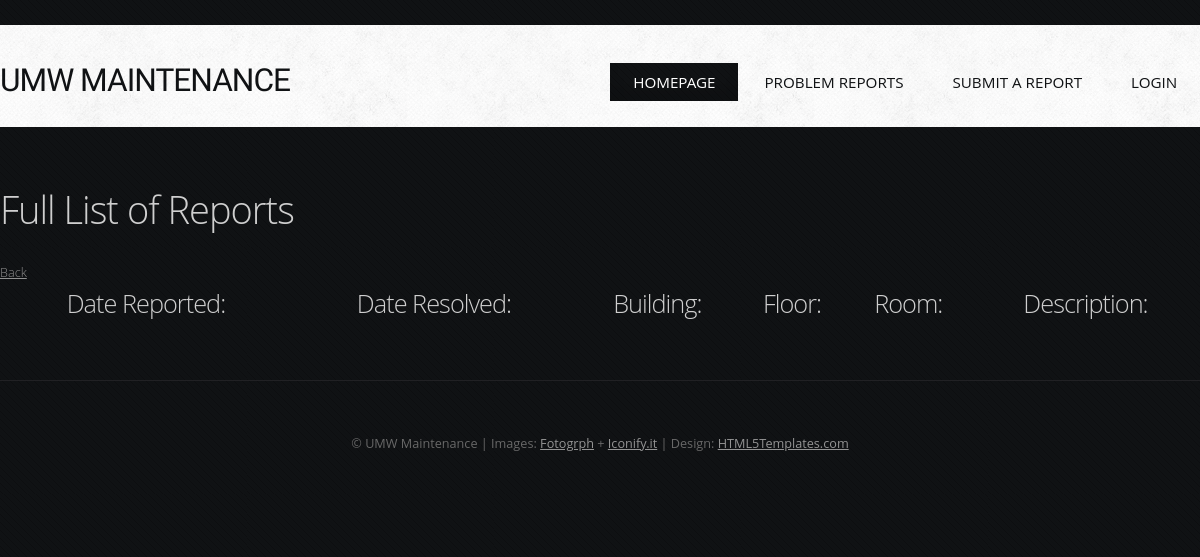
The app's page /FullList.php, older data.
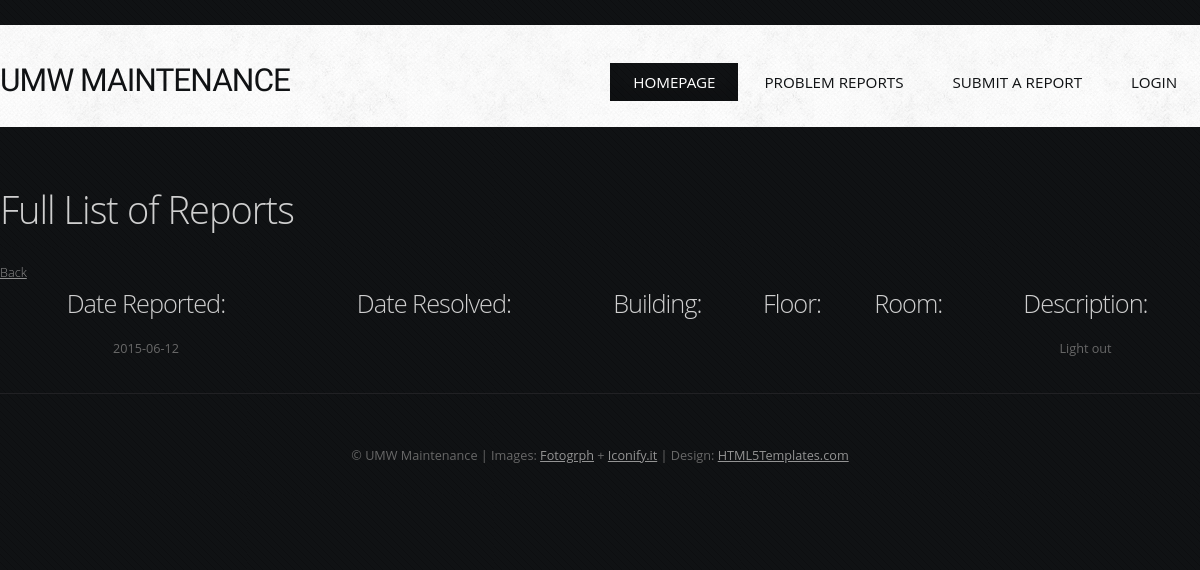
The same page, newer data.
### tables this page shows
CREATE TABLE IF NOT EXISTS `reports` (
  `id` bigint(20) NOT NULL AUTO_INCREMENT,
  `Description` longtext NOT NULL,
  `ReportDate` date NOT NULL,
  `Priority` int(11) DEFAULT '0',
  `BuildingID` int(3) NOT NULL,
  PRIMARY KEY (`id`)
);

### FullList.php (the view, shortened to what this page needs)
<!DOCTYPE HTML>
<html>
	<head>
	</head>
	<body>
		<div id="header-wrapper">
			<header id="header">
				<div class="5grid-layout">
					<div class="row">
						<div class="4u" id="logo">
							<h1><a href="#" class="mobileUI-site-name">UMW Maintenance</a></h1>
						</div>
						<div class="8u" id="menu">
							<?php include 'includes/nav-bar.php'; ?>
						</div>
					</div>
				</div>
			</header>
		</div>
		<div id="wrapper" class="5grid-layout">
			<div id="page" class="row">
				<div id="content" class="12u">
		<section>
			<h2 class="main-title">Full List of Reports</h2>
			<h3><a href="Reports.php">Back</a></h3>
		<div align="center">
			<?php
					include('dbconnect.php');
					$query = "SELECT * FROM reports";
					$result = mysqli_query($db, $query) or die("Error Querying Database");
					echo "<table class='reportList' width='100%' align='center' padding='10'>";
					echo "<tr><th><h2>Date Reported:</h2></th><th><h2>Date Resolved:</h2></th><th><h2>Building:</h2></th><th><h2>Floor:</h2></th><th><h2>Room:</h2></th><th><h2>Description:</h2></th></tr>";
					 while($row = mysqli_fetch_array($result)) {
						echo "<tr><td align='center'>" . $row['ReportDate'] . "</td><td align='center'>" . $row['ResolveDate'] . "</td><td align='center'>" .$row['Building'] . "</td><td align='center'>" . $row['Floor'] . "</td><td align='center'>" . $row['Room'] . "</td><td align='center'>" . $row['Description'] . "</td></tr>";
					}
					echo "</table>"
			?>
			</div>
			</section>
				</div>
			</div>
		</div>
		<div class="5grid-layout" id="copyright">
			<div class="row">
				<div class="12u">
					<section>
						<p>&copy; UMW Maintenance | Images: <a href="http://fotogrph.com/">Fotogrph</a> + <a href="http://iconify.it/">Iconify.it</a> | Design: <a href="http://html5templates.com/">HTML5Templates.com</a></p>
					</section>
				</div>
			</div>
		</div>
	</body>
</html>

Row changes from the older to the newer data that the page shows:
added reports: ReportDate "2015-06-12", Description "Light out"
